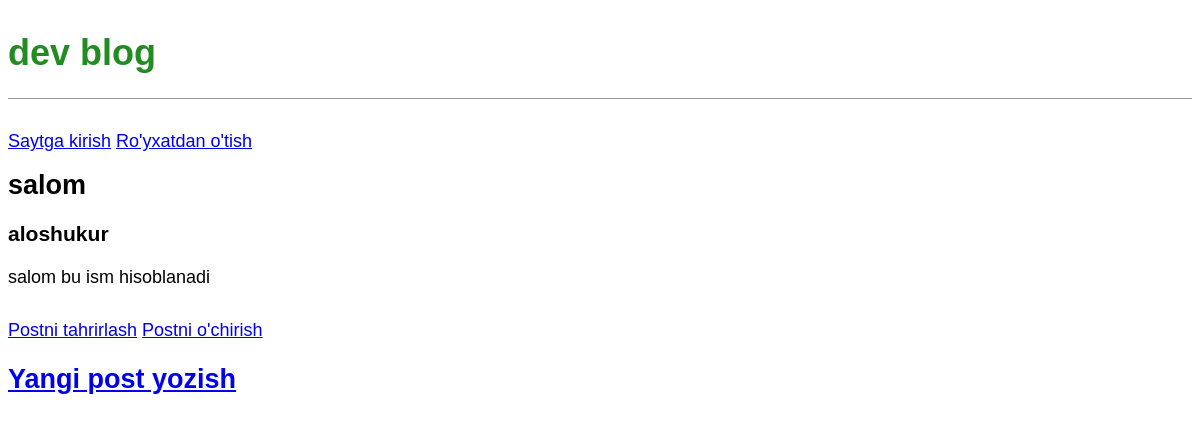
Page /post/6/ on the committed database.
### blog/models.py (models this page shows, shortened)
class Post(models.Model):
    title = models.CharField(max_length=200)
    author = models.ForeignKey(
        'auth.User',
        on_delete=models.CASCADE
    )
    body = models.TextField()

### blog/views.py (the view)
# urls.py: path('post/<int:pk>/', BlogDetailView.as_view(), name='post_detail'),
class BlogDetailView(DeleteView):
    model = Post
    template_name = 'post_detail.html'

### templates/post_detail.html
{% extends 'base.html' %}
{% block content %}
    <div class="post-entry">
        <h2>{{ post.title }}</h2>
        <h3>{{ post.author }}</h3>
        <p>{{ post.body }}</p>
    </div>
    <a href="{% url 'post_edit' post.pk %}">Postni tahrirlash</a>
    <a href="{% url 'post_delete' post.pk %}">Postni o'chirish</a>
{% endblock content %}

### static/css/base.css (style rules this page uses)
body { font-family: 'Noto Sans JP', sans-serif; font-size: 18px; }
.post-entry { margin-bottom: 2rem; }
.post-entry h2 { margin: 0.5rem 0; }
.post-entry p { margin: 0; font-weight: 400; }

### rows in the picture
Post: title "salom", author "aloshukur", body "salom bu ism hisoblanadi"
